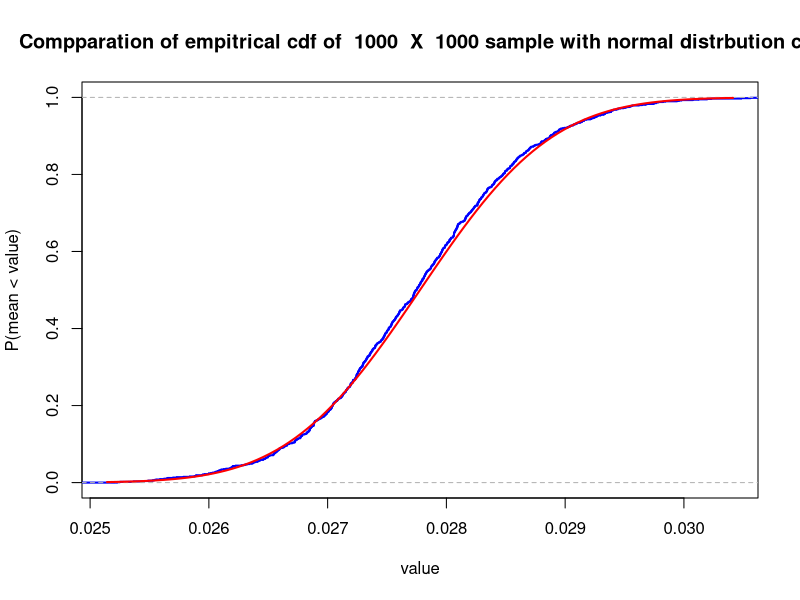

The R source for this figure:
id <- 26
set.seed(id)

simulate_sample <- function(n, graph = FALSE) {
  nu1 <- id + 10
  K <- 1e3
  sample_means <- colMeans(matrix(rexp(n * K, rate = nu1), nrow = n))

  mu <- 1 / nu1
  sigma <- 1 / (nu1 * sqrt(n))

  if (graph) {
    xlims <- c(mu - 3 * sigma, mu + 3 * sigma)
    Fs <- ecdf(sample_means)
    plot(Fs,
         xlim = xlims,
         col = "blue",
         xlab = "value",
         ylab = "P(mean < value)",
         lwd = 2,
         main = paste("Compparation of empitrical cdf of ", K, " X ", n, "sample with normal distrbution cdf"))
    curve(pnorm(x, mean = mu, sd = sigma), col = "red", lwd = 2, add = TRUE)
  }

  x <- seq(min(sample_means), max(sample_means), by = .0001)
  return(max(abs(ecdf(sample_means)(x) - pnorm(x, mean = mu, sd = sigma))))
}

cat(paste("The max difference for n = 5: ", simulate_sample(5), "\n"))
cat(paste("The max difference for n = 10: ", simulate_sample(10), "\n"))
cat(paste("The max difference for n = 50: ", simulate_sample(50), "\n"))
cat(paste("The max difference for n = 1000: ", simulate_sample(1000, TRUE), "\n"))


K <- 1e3
nu1 <- (id + 10)

simulate_geiger <- function(n) {
  K <- 1e3
  nu1 <- (id + 10)
  sums <- colSums(matrix(rexp(100 * K, rate = nu1 * n), nrow = 100))
  return(length(sums[sums >= 1]) / K)
}

N_markov <- 100 / (nu1 * 0.95)
N_chebashev <- (sqrt(5 / 0.95) + 100) / nu1
N_clt <- (uniroot(function(x) pnorm(x) - 0.05, c(-2, -1))$root * 10 + 100) / nu1
N_actual <- uniroot(function(x) simulate_geiger(x) - 0.95,
                    c(0.5, 5))$root


cat(paste("The probability location identified as safe for n calculated by Markov\'s inequality (",
          N_markov, "): ", simulate_geiger(N_markov), "\n"))
cat(paste("The probability location identified as safe for n calculated by Chebyshev\'s inequality (",
          N_chebashev, "): ", simulate_geiger(N_chebashev), "\n"))
cat(paste("The probability location identified as safe for n calculated by CLT (",
          N_clt, "): ", simulate_geiger(N_clt), "\n"))
cat(paste("The probability location identified as safe for n calculated by simulations (",
          N_actual, "): ", simulate_geiger(N_actual), "\n"))